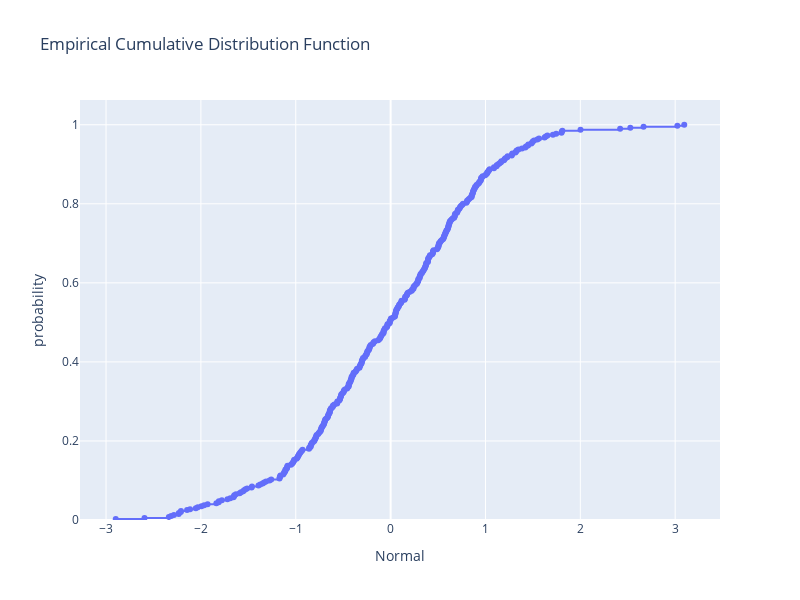

Source (notebook cell):
### Markdown cell above
3. Add markers to the ECDF by setting the input `markers` to `True`. This is particularly important in the case of discrete distributions

### Code cell
fig = px.ecdf(df, x ="Normal",
              markers=True,
              height = 600, width = 800,
              title="Empirical Cumulative Distribution Function")
fig.show()

### Figure 1 — Plotly figure (JSON) as saved in the notebook; plotly's stock layout.template omitted (floating-point values rounded to 4 significant figures; data arrays with more than 128 entries replaced by an {"elided": "..."} marker saying what was removed)
{"data": [{"hovertemplate": "Normal=%{x}<br>probability=%{y}<extra></extra>", "legendgroup": "", "line": {"dash": "solid", "shape": "hv"}, "marker": {"color": "#636efa", "symbol": "circle"}, "mode": "lines+markers", "name": "", "orientation": "v", "showlegend": false, "type": "scatter", "x": {"elided": "400 float values"}, "xaxis": "x", "y": {"elided": "400 float values"}, "yaxis": "y"}], "layout": {"height": 600, "legend": {"tracegroupgap": 0}, "title": {"text": "Empirical Cumulative Distribution Function"}, "width": 800, "xaxis": {"anchor": "y", "domain": [0, 1], "title": {"text": "Normal"}}, "yaxis": {"anchor": "x", "domain": [0, 1], "rangemode": "tozero", "title": {"text": "probability"}}}}
